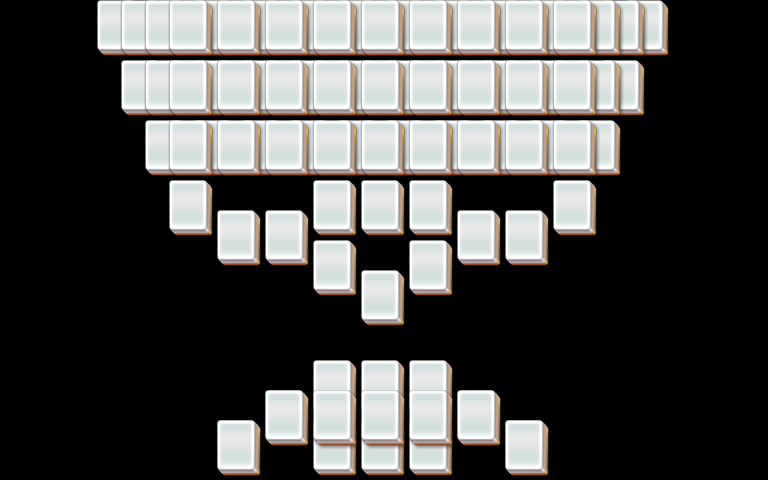

Below is a game level as drawn by its tile map, then a one-line description and the .tmx that defines it (tile-layer data replaced by summaries):
An orthogonal 32x16 tile map with 24x30 px tiles, 4 tile layers (layer1, layer2, layer3, layer4).

<map version="1.0" orientation="orthogonal" width="32" height="16" tilewidth="24" tileheight="30">
 <properties>
  <property name="species" value="15" />
 </properties>
 <tileset firstgid="1" name="mahjong" tilewidth="48" tileheight="60">
  <image source="mahjong.png" />
 </tileset>
 <layer name="layer1" width="32" height="16">
  <data>[512 cells, 55 non-empty, 1 distinct tile ids]</data>
 </layer>
 <layer name="layer2" width="32" height="16">
  <data>[512 cells, 37 non-empty, 1 distinct tile ids]</data>
 </layer>
 <layer name="layer3" width="32" height="16">
  <data>[512 cells, 19 non-empty, 1 distinct tile ids]</data>
 </layer>
 <layer name="layer4" width="32" height="16">
  <data>[512 cells, 9 non-empty, 1 distinct tile ids]</data>
 </layer>
</map>
